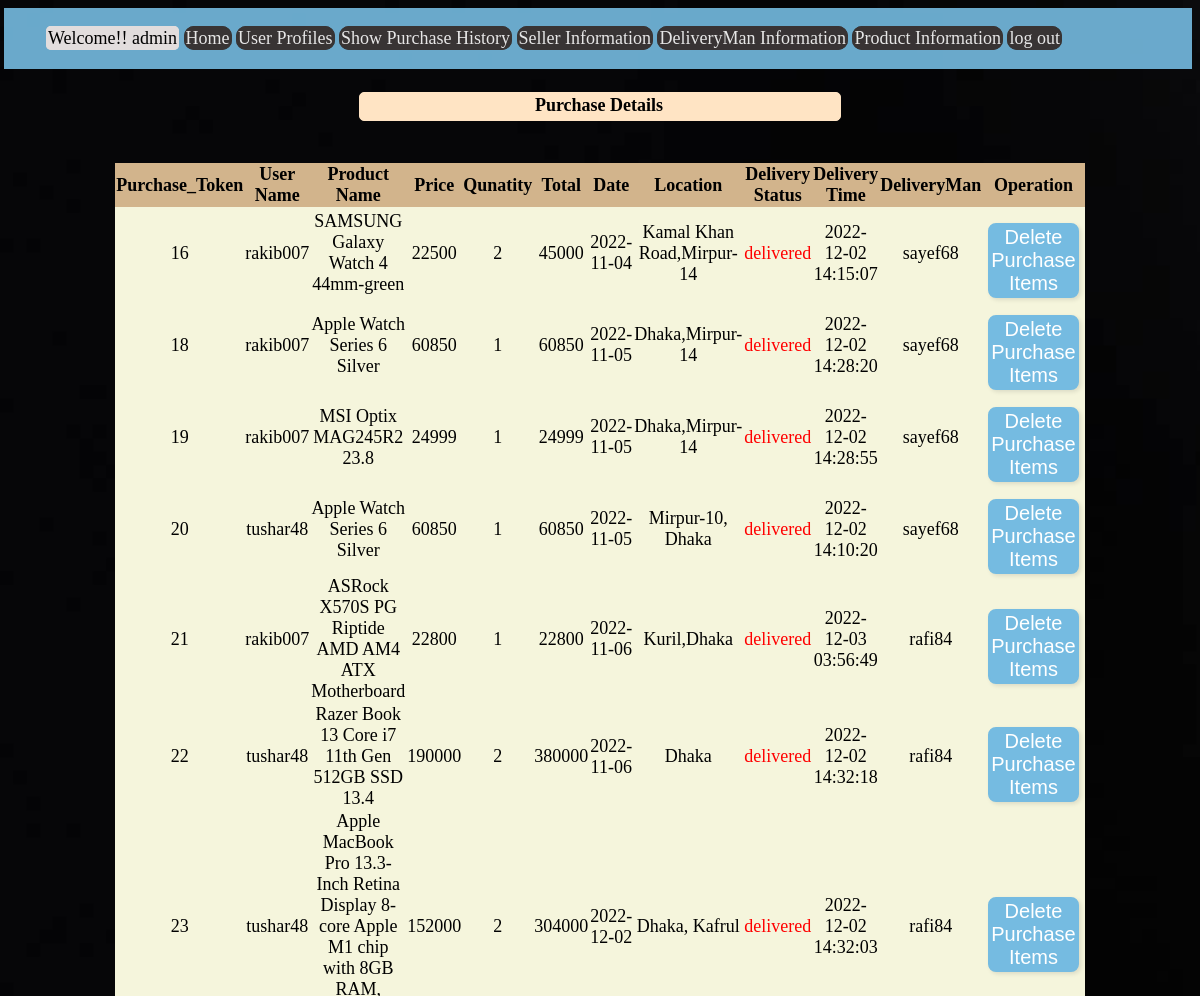
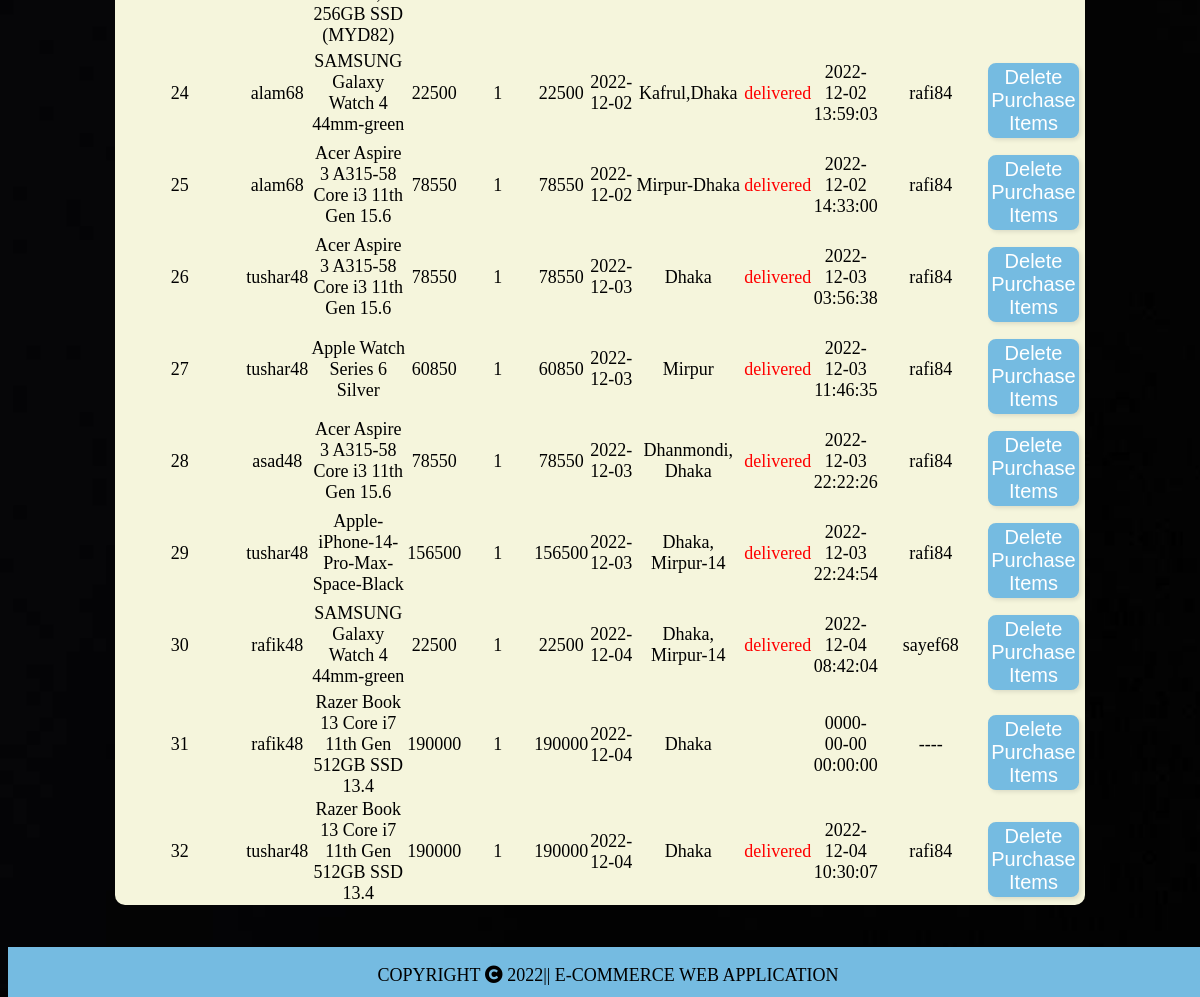
Page /view/displaypurchases.php (signed in) on the committed database (2 pictures, top to bottom).
### tables this page shows
CREATE TABLE `purchasehistory` (
  `purchase_token` int(250) NOT NULL,
  `username` varchar(250) NOT NULL,
  `product_name` varchar(250) NOT NULL,
  `price` varchar(250) NOT NULL,
  `quantity` varchar(250) NOT NULL,
  `total` varchar(250) NOT NULL,
  `date` date NOT NULL,
  `location` varchar(250) NOT NULL,
  `dstatus` varchar(250) NOT NULL,
  `dtime` datetime NOT NULL,
  `dman` varchar(250) NOT NULL DEFAULT '----'
);

### view/displaypurchases.php (the view, shortened to what this page needs)
<?php
include("../model/connection.php");
$link_address2 ='../controller/purchases_delete.php';
?>
<!DOCTYPE html>
<html>
    <head>
    <link
      rel="stylesheet"
      href="https://use.fontawesome.com/releases/v5.15.4/css/all.css"
    />
    <link rel="stylesheet" href="../view/css/displayusers.css">
</head>
<body>
<?php include('admin_header.php');?>
<br>
<br>
<br>
<br>
<div>
    <span>Purchase Details</span>
</div>
<br>
<br>
    <div class="container2">
        <table align="center">
            <tr>
                <th>Purchase_Token</th>
                <th>User Name</th>
                <th>Product Name</th>
                <th>Price</th>
                <th>Qunatity</th>
                <th>Total</th>
                <th>Date</th>
                <th>Location</th>
                <th>Delivery Status</th>
                <th>Delivery Time</th>
                <th>DeliveryMan</th>
                <th>Operation</td>
            </tr>
            <?php
            $sql = "Select *from `purchasehistory` ";
            $result = mysqli_query($conn, $sql);
            if ($result) {
                while ($row = mysqli_fetch_assoc($result)) {
                    $id = $row['purchase_token'];
                    $username = $row['username'];
                    $product_name = $row['product_name'];
                    $price = $row['price'];
                    $quantity = $row['quantity'];
                    $total = $row['total'];
                    $date = $row['date'];
                    $location = $row['location'];
                    $dstatus= $row['dstatus'];
                    $dtime= $row['dtime'];
                    $dman= $row['dman'];
                    echo "<tr>
                    <td> {$id}</td>
                    <td> {$username}</td>
                    <td> {$product_name}</td>
                    <td> {$price}</td>
                    <td> {$quantity}</td>
                    <td> {$total}</td>
                    <td> {$date}</td>
                    <td> {$location}</td>
                    <td style='color:red';> {$dstatus}</td>
                    <td> {$dtime}</td>
                    <td> {$dman}</td>
                    <td>
                    <button><a href='$link_address2?delete_id=".$id."'>Delete Purchase Items</a></button>
                    </td>
                    </tr>";
                }
            }
            ?>
        </table>
        <br>
        <br><br><br>
        </div>
        <?php include('../view/footer.php');?>
</body>
</html>

### view/css/displayusers.css (style rules this page uses)
body { background-image: url("../images/bg.jpg"); background-repeat: no-repeat; background-size: cover; }
a { text-decoration: none; }
table { width: 80%; background-color: beige; border-collapse: collapse; font-size: 18px; border-radius: 10px; padding-top: 30px; font-family: cursive; }
th { text-align: center; background-color: tan; }
td { text-align: center; }
button { margin-top: 15px; width: 90%; height: 45%; display: flex; justify-content: center; background-color: #75bbe1; border: 2px solid #75bbe1; border-radius: 8px; color: black; font-size: 20px; cursor: pointer; box-shadow: 2px 2px 4px rgba(0, 0, 0, 0.1); transition: all 0.1s ease; margin-left: auto; margin-right: auto; }
span { background-color: bisque; border: 1px solid bisque; border-radius: 5px; display: block; text-align: center; width: 40%; font-size: 18px; font-weight: 700; margin-left: auto; margin-right: auto; padding: 2px 4px 4px 2px; font-family: cursive; }

### view/css/header.css (style rules this page uses)
body { font-size: 18px; font-family: cursive; }
a { color: white; }

### rows in the picture
purchasehistory: purchase_token "16", username "rakib007", product_name "SAMSUNG Galaxy Watch 4 44mm-green", price "22500", quantity "2", total "45000", date "2022-11-04", location "Kamal Khan Road,Mirpur-14", dstatus "delivered", dtime "2022-12-02 14:15:07", dman "sayef68"
purchasehistory: purchase_token "18", username "rakib007", product_name "Apple Watch Series 6 Silver", price "60850", quantity "1", total "60850", date "2022-11-05", location "Dhaka,Mirpur-14", dstatus "delivered", dtime "2022-12-02 14:28:20", dman "sayef68"
purchasehistory: purchase_token "19", username "rakib007", product_name "MSI Optix MAG245R2 23.8", price "24999", quantity "1", total "24999", date "2022-11-05", location "Dhaka,Mirpur-14", dstatus "delivered", dtime "2022-12-02 14:28:55", dman "sayef68"
purchasehistory: purchase_token "20", username "tushar48", product_name "Apple Watch Series 6 Silver", price "60850", quantity "1", total "60850", date "2022-11-05", location "Mirpur-10, Dhaka", dstatus "delivered", dtime "2022-12-02 14:10:20", dman "sayef68"
purchasehistory: purchase_token "21", username "rakib007", product_name "ASRock X570S PG Riptide AMD AM4 ATX Motherboard", price "22800", quantity "1", total "22800", date "2022-11-06", location "Kuril,Dhaka", dstatus "delivered", dtime "2022-12-03 03:56:49", dman "rafi84"
purchasehistory: purchase_token "22", username "tushar48", product_name "Razer Book 13 Core i7 11th Gen 512GB SSD 13.4", price "190000", quantity "2", total "380000", date "2022-11-06", location "Dhaka", dstatus "delivered", dtime "2022-12-02 14:32:18", dman "rafi84"
purchasehistory: purchase_token "23", username "tushar48", product_name "Apple MacBook Pro 13.3-Inch Retina Display 8-core Apple M1 chip with 8GB RAM, 256GB SSD (MYD82)", price "152000", quantity "2", total "304000", date "2022-12-02", location "Dhaka, Kafrul", dstatus "delivered", dtime "2022-12-02 14:32:03", dman "rafi84"
purchasehistory: purchase_token "24", username "alam68", product_name "SAMSUNG Galaxy Watch 4 44mm-green", price "22500", quantity "1", total "22500", date "2022-12-02", location "Kafrul,Dhaka", dstatus "delivered", dtime "2022-12-02 13:59:03", dman "rafi84"
purchasehistory: purchase_token "25", username "alam68", product_name "Acer Aspire 3 A315-58 Core i3 11th Gen 15.6", price "78550", quantity "1", total "78550", date "2022-12-02", location "Mirpur-Dhaka", dstatus "delivered", dtime "2022-12-02 14:33:00", dman "rafi84"
purchasehistory: purchase_token "26", username "tushar48", product_name "Acer Aspire 3 A315-58 Core i3 11th Gen 15.6", price "78550", quantity "1", total "78550", date "2022-12-03", location "Dhaka", dstatus "delivered", dtime "2022-12-03 03:56:38", dman "rafi84"
purchasehistory: purchase_token "27", username "tushar48", product_name "Apple Watch Series 6 Silver", price "60850", quantity "1", total "60850", date "2022-12-03", location "Mirpur", dstatus "delivered", dtime "2022-12-03 11:46:35", dman "rafi84"
purchasehistory: purchase_token "28", username "asad48", product_name "Acer Aspire 3 A315-58 Core i3 11th Gen 15.6", price "78550", quantity "1", total "78550", date "2022-12-03", location "Dhanmondi, Dhaka", dstatus "delivered", dtime "2022-12-03 22:22:26", dman "rafi84"
purchasehistory: purchase_token "29", username "tushar48", product_name "Apple-iPhone-14-Pro-Max-Space-Black", price "156500", quantity "1", total "156500", date "2022-12-03", location "Dhaka, Mirpur-14", dstatus "delivered", dtime "2022-12-03 22:24:54", dman "rafi84"
purchasehistory: purchase_token "30", username "rafik48", product_name "SAMSUNG Galaxy Watch 4 44mm-green", price "22500", quantity "1", total "22500", date "2022-12-04", location "Dhaka, Mirpur-14", dstatus "delivered", dtime "2022-12-04 08:42:04", dman "sayef68"
purchasehistory: purchase_token "31", username "rafik48", product_name "Razer Book 13 Core i7 11th Gen 512GB SSD 13.4", price "190000", quantity "1", total "190000", date "2022-12-04", location "Dhaka", dtime "0000-00-00 00:00:00", dman "----"
purchasehistory: purchase_token "32", username "tushar48", product_name "Razer Book 13 Core i7 11th Gen 512GB SSD 13.4", price "190000", quantity "1", total "190000", date "2022-12-04", location "Dhaka", dstatus "delivered", dtime "2022-12-04 10:30:07", dman "rafi84"

### other values in the picture
$_SESSION['user'] "admin"
